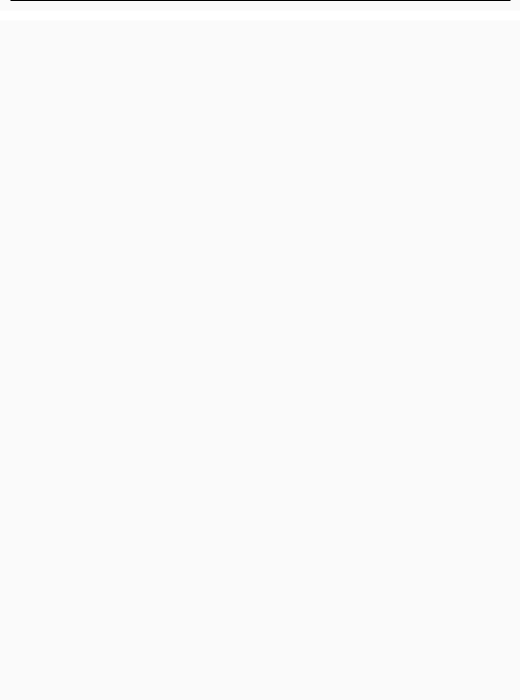
Frame 1 (no input)
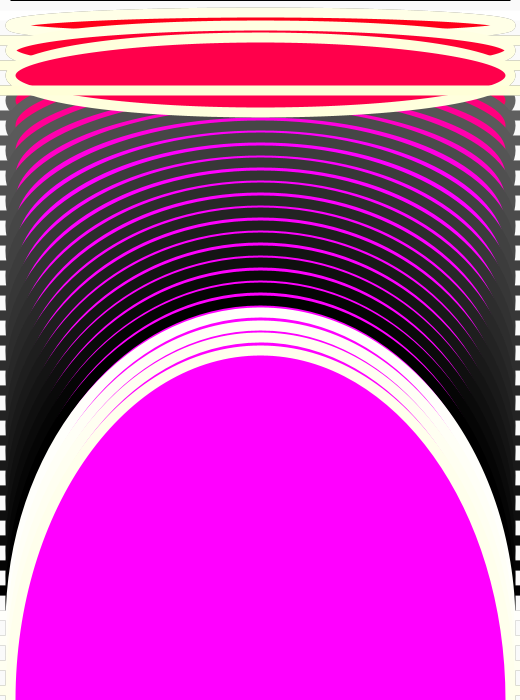
Frame 60 (the mouse pressed at the canvas centre just before this capture)
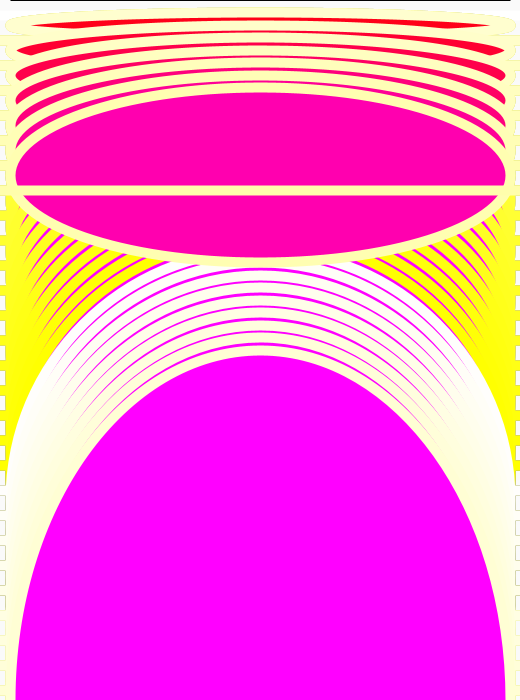
Frame 120 (the mouse held since frame 60 and released just before this capture)

The Processing sketch that drew these frames (run headless with seeded random() and noise(); from frame 60 on, the mouse is pressed at the canvas centre):

// Processing sketch: processing_20653
// ── processing_20653.pde

//week 3 home work
//Hector Ramirez



int y=0;

int z=255;  //this thin.e is awsom, it changes alot of stuff


void setup(){

 size(520,700);
 smooth();
 background(250.8,246);

}



void draw(){
  
  fill(255,0,y);
  ellipse(260,y,500,y);
   y=y+15;
  
  
  strokeWeight(10);
   stroke(z);
     z=z-5;
       line(0,y,700,y);
          y=y+10;
       
    if(y > 700){   
       y=y-700;
    
  
    
      
    }     
 }
   
   
    
 
    


 
 

   
   
   
 
   
 
